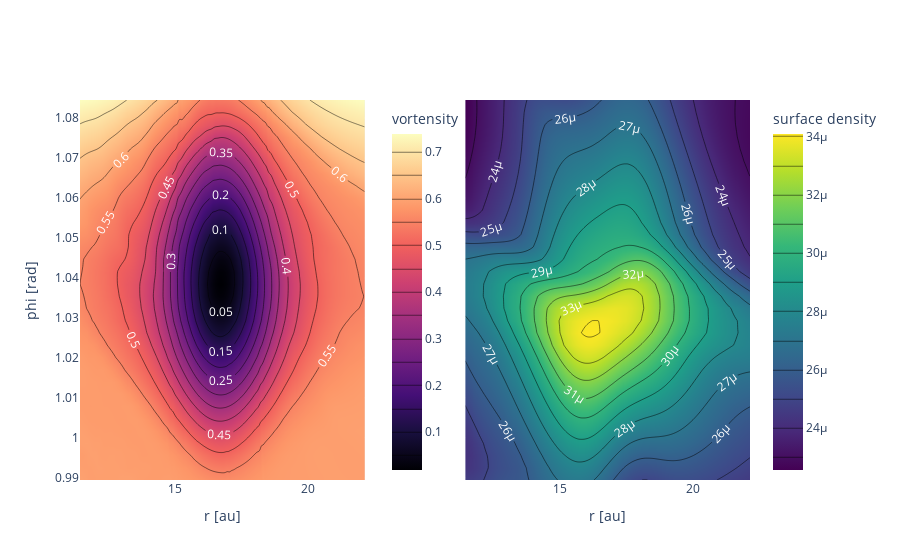

The cell this chart's notebook holds for it:
### Code cell
from plotly.subplots import make_subplots
import plotly.graph_objects as go

Rs = X[:,0]
Phis = Y[0]

fig = make_subplots(rows=1, cols=2, horizontal_spacing=0.15)

fig.add_trace(
    go.Contour(
        x = Rs,
        y = Phis,
        z = Zv,
        contours=dict(
            coloring ='heatmap',
            showlabels = True, # show labels on contours
            labelfont = dict( # label font properties
                size = 12,
                color = 'white',
            )
        ),
        colorscale = "magma",
        colorbar = dict(title="vortensity", x=0.45, nticks=10)
    ),
    row=1, col=1
)

fig.add_trace(
    go.Contour(
        x = Rs,
        y = Phis,
        z = Zd,
        contours=dict(
            coloring ='heatmap',
            showlabels = True, # show labels on contours
            labelfont = dict( # label font properties
                size = 12,
                color = 'white',
            )
        ),
        colorscale = "Viridis",
        colorbar = dict(title="surface density")
    ),
    row=1, col=2
)


fig.update_layout(
    xaxis = dict(title="r [au]"),
    yaxis = dict(title="phi [rad]"),
    xaxis2 = dict(title="r [au]"),
    yaxis2 = dict(showticklabels = False),
)

fig.show()

### Figure 1 — Plotly figure (JSON) as saved in the notebook; plotly's stock layout.template omitted (floating-point values rounded to 4 significant figures; data arrays with more than 128 entries replaced by an {"elided": "..."} marker saying what was removed)
{"data": [{"autocontour": true, "colorbar": {"nticks": 10, "title": {"text": "vortensity"}, "x": 0.45, "y": 0.5}, "colorscale": [[0, "#000004"], [0.1111, "#180f3d"], [0.2222, "#440f76"], [0.3333, "#721f81"], [0.4444, "#9e2f7f"], [0.5556, "#cd4071"], [0.6667, "#f1605d"], [0.7778, "#fd9668"], [0.8889, "#feca8d"], [1, "#fcfdbf"]], "contours": {"coloring": "heatmap", "end": 0.7, "labelfont": {"color": "white", "size": 12}, "showlabels": true, "size": 0.05, "start": 0.05}, "type": "contour", "x": [11.43, 11.47, 11.5, 11.54, 11.57, 11.61, 11.65, 11.68, 11.72, 11.75, 11.79, 11.82, 11.86, 11.9, 11.93, 11.97, 12.01, 12.04, 12.08, 12.12, 12.15, 12.19, 12.23, 12.26, 12.3, 12.34, 12.38, 12.41, 12.45, 12.49, 12.53, 12.57], "xaxis": "x", "y": {"elided": "282 float values"}, "yaxis": "y", "z": {"elided": "32x282 float values"}}, {"autocontour": true, "colorbar": {"title": {"text": "surface density"}}, "colorscale": [[0, "#440154"], [0.1111, "#482878"], [0.2222, "#3e4989"], [0.3333, "#31688e"], [0.4444, "#26828e"], [0.5556, "#1f9e89"], [0.6667, "#35b779"], [0.7778, "#6ece58"], [0.8889, "#b5de2b"], [1, "#fde725"]], "contours": {"coloring": "heatmap", "end": 3.4e-05, "labelfont": {"color": "white", "size": 12}, "showlabels": true, "size": 1e-06, "start": 2.3e-05}, "type": "contour", "x": [11.43, 11.47, 11.5, 11.54, 11.57, 11.61, 11.65, 11.68, 11.72, 11.75, 11.79, 11.82, 11.86, 11.9, 11.93, 11.97, 12.01, 12.04, 12.08, 12.12, 12.15, 12.19, 12.23, 12.26, 12.3, 12.34, 12.38, 12.41, 12.45, 12.49, 12.53, 12.57], "xaxis": "x2", "y": {"elided": "282 float values"}, "yaxis": "y2", "z": {"elided": "32x282 float values"}}], "layout": {"autosize": true, "dragmode": "pan", "xaxis": {"anchor": "y", "autorange": true, "domain": [0, 0.425], "range": [11.43, 22.13], "showspikes": false, "title": {"text": "r [au]"}, "type": "linear"}, "xaxis2": {"anchor": "y2", "autorange": true, "domain": [0.575, 1], "range": [11.43, 22.13], "showspikes": false, "title": {"text": "r [au]"}, "type": "linear"}, "yaxis": {"anchor": "x", "autorange": true, "domain": [0, 1], "range": [0.9894, 1.085], "showspikes": false, "title": {"text": "phi [rad]"}, "type": "linear"}, "yaxis2": {"anchor": "x2", "autorange": true, "domain": [0, 1], "range": [0.9894, 1.085], "showspikes": false, "showticklabels": false, "type": "linear"}}}
